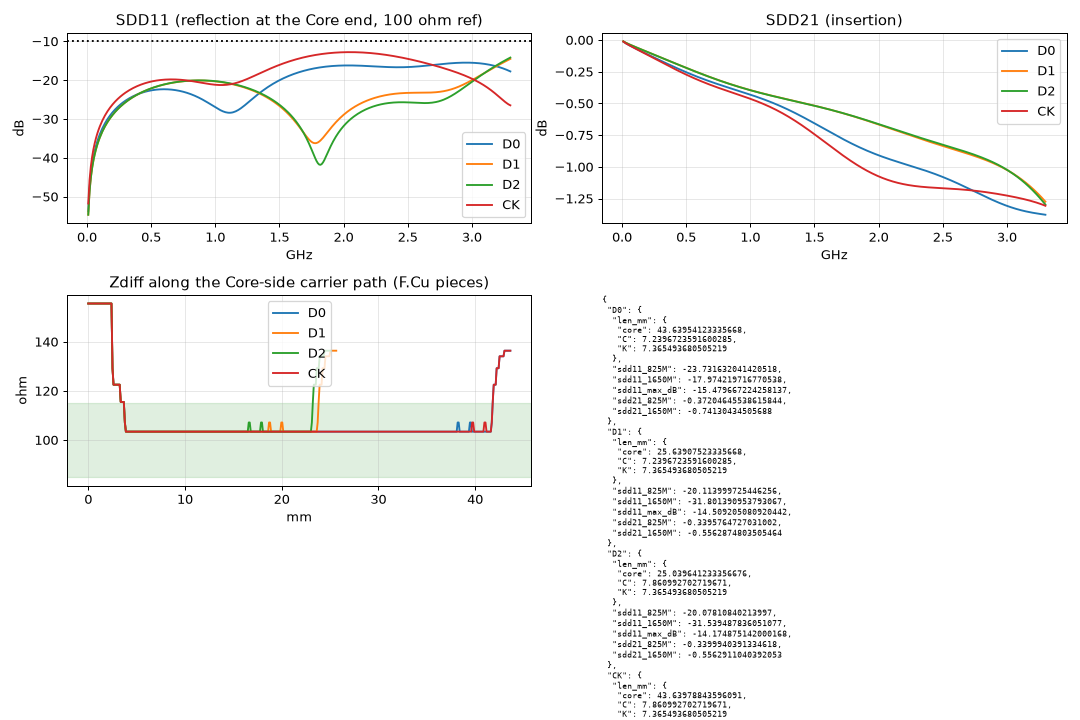

Source code (Python):
"""Differential-mode channel estimate of every TMDS pair from the routed board (system python: numpy, scipy, matplotlib).

  "C:/Program Files/KiCad/10.0/bin/python.exe" -X utf8 kicad/sim/tmds_channel.py --extract
  python -X utf8 kicad/sim/tmds_sparam.py

Chain (signal flow):  Core board (ideal 100 ohm line, 38.4 mm, from the official net-length table)
                      -> carrier Core-side pair -> AC coupling cap (ESL) -> carrier C section -> ESD (shunt C) -> carrier K section
                      -> HDMI connector (100 ohm, 11 mm) -> sink 100 ohm.
Each carrier section is a cascade of 0.1 mm line pieces, each with the local Zdiff from the 2D field solver (see tmds_channel.py).
Layers other than F.Cu are modelled as 100 ohm (not solved). Differential mode only. Results: tmds_sparam.png / tmds_sparam.json.
"""
import json
import math
import os
import sys

import numpy as np

HERE = os.path.dirname(os.path.abspath(__file__))
sys.path.insert(0, HERE)
import tmds_channel as tc  # noqa: E402

C0 = 299792458.0
F = np.linspace(10e6, 3.3e9, 330)
TAND = 0.02                 # FR4 (JLC7628) loss tangent at 1 GHz
EPS_R = 4.4
ESD_C_DIFF = 0.15e-12       # RCLAMP0524P: 0.3 pF per line to GND -> 0.15 pF differential
CAP_ESL = 0.7e-9            # 0603 100 nF series inductance (differential: 2 x 0.7 nH)
VIA_L = 0.35e-9             # per via, series (differential pair of vias: 2 x)
Z_REF = 100.0


def abcd_line(f, z0, length_m, eeff):
    w = 2 * np.pi * f
    beta = w * np.sqrt(eeff) / C0
    alpha_d = np.pi * f * np.sqrt(eeff) * TAND / C0
    rs = np.sqrt(np.pi * f * 4e-7 * np.pi / 5.8e7)
    alpha_c = rs / (2 * 0.2e-3 * z0) * 0.5            # per-conductor skin loss, 0.2 mm wide, diff half-circuit
    g = (alpha_d + alpha_c) + 1j * beta
    ch, sh = np.cosh(g * length_m), np.sinh(g * length_m)
    A = ch; B = z0 * sh; C = sh / z0; D = ch
    return np.stack([np.stack([A, B], -1), np.stack([C, D], -1)], -2)    # (nf, 2, 2)


def abcd_series(f, z):
    n = len(f)
    M = np.tile(np.eye(2, dtype=complex), (n, 1, 1))
    M[:, 0, 1] = z
    return M


def abcd_shunt(f, y):
    n = len(f)
    M = np.tile(np.eye(2, dtype=complex), (n, 1, 1))
    M[:, 1, 0] = y
    return M


def cascade(mats):
    out = mats[0]
    for m in mats[1:]:
        out = out @ m
    return out


def abcd_to_s(M, z0=Z_REF):
    A, B, C, D = M[:, 0, 0], M[:, 0, 1], M[:, 1, 0], M[:, 1, 1]
    den = A + B / z0 + C * z0 + D
    s11 = (A + B / z0 - C * z0 - D) / den
    s21 = 2 / den
    return s11, s21


def order_segments(seglist):
    """Chain the track segments of one net from its minimum-x end (Core side / signal source) to the other end.
    Each segment is oriented along the walk. Segments not reachable from the chain are appended in stored order."""
    segs_ = [list(x) for x in seglist]
    if not segs_:
        return []
    pts = [(x[0], x[1]) for x in segs_] + [(x[2], x[3]) for x in segs_]
    cur = min(pts, key=lambda q: (q[0], q[1]))
    out, used = [], [False] * len(segs_)
    while True:
        best = None
        for i, sg in enumerate(segs_):
            if used[i]:
                continue
            for flip in (False, True):
                a_ = (sg[2], sg[3]) if flip else (sg[0], sg[1])
                d = math.hypot(a_[0] - cur[0], a_[1] - cur[1])
                if d < 0.06 and (best is None or d < best[0]):
                    best = (d, i, flip)
        if best is None:
            break
        _, i, flip = best
        sg = segs_[i]
        used[i] = True
        if flip:
            sg = [sg[2], sg[3], sg[0], sg[1]] + sg[4:]
        out.append(tuple(sg))
        cur = (sg[2], sg[3])
    out += [tuple(sg) for i, sg in enumerate(segs_) if not used[i]]
    return out


def sections(pair_tag, p, n):
    """(Core-side, C, K) lists of (length_m, z, eeff) in signal-flow order."""
    out = {}
    for key, sfx in (("core", ""), ("C", "_C"), ("K", "_K")):
        sp_ = order_segments(tc.segs(None, p + sfx))
        sn_ = order_segments(tc.segs(None, n + sfx))
        if not sp_ or not sn_:
            out[key] = []
            continue
        prof = tc.profile(sp_, sn_)
        out[key] = [(dl * 1e-3, (z if z is not None else 100.0), (ee if ee is not None else 3.0)) for dl, z, ee, gap, ly in prof]
    return out


def build(pair_tag, p, n, with_core=True):
    sec = sections(pair_tag, p, n)
    mats = []
    if with_core:
        mats.append(abcd_line(F, 100.0, 38.4e-3, 3.0))
    lens = {}
    for key in ("core", "C", "K"):
        for (l, z, ee) in sec[key]:
            mats.append(abcd_line(F, z, l, ee))
        lens[key] = sum(s[0] for s in sec[key]) * 1e3
        if key == "core":
            mats.append(abcd_series(F, 2j * np.pi * F * (CAP_ESL * 2)))                 # AC coupling capacitor
            mats.append(abcd_series(F, 2j * np.pi * F * (VIA_L * 2) * 0.0 + 0))         # (vias folded into the line model)
        if key == "C":
            mats.append(abcd_shunt(F, 2j * np.pi * F * ESD_C_DIFF))                     # ESD array
    mats.append(abcd_line(F, 100.0, 11e-3, 2.5))                                        # HDMI connector (assumed 100 ohm)
    return cascade(mats), lens


def main():
    tc.GEOM_DATA.update(json.load(open(tc.GEOM)))
    res = {}
    import matplotlib
    matplotlib.use("Agg")
    import matplotlib.pyplot as plt
    fig, ax = plt.subplots(2, 2, figsize=(12, 8))
    for tag, p, n in tc.PAIRS:
        M, lens = build(tag, p, n)
        s11, s21 = abcd_to_s(M)
        db11, db21 = 20 * np.log10(np.abs(s11)), 20 * np.log10(np.abs(s21))
        i1 = int(np.argmin(abs(F - 0.825e9)))
        i2 = int(np.argmin(abs(F - 1.65e9)))
        # TDR (step response of s11) of the whole channel
        S = np.concatenate([[s11[0]], s11])
        t = np.fft.irfft(np.concatenate([[0], s11]) , n=4 * len(F) + 2)
        res[tag] = dict(len_mm=lens, sdd11_825M=float(db11[i1]), sdd11_1650M=float(db11[i2]), sdd11_max_dB=float(db11.max()),
                        sdd21_825M=float(db21[i1]), sdd21_1650M=float(db21[i2]))
        ax[0][0].plot(F / 1e9, db11, label=tag)
        ax[0][1].plot(F / 1e9, db21, label=tag)
        # spec reference: HDMI source SDD11 is not mandated for TMDS; we use <-10 dB up to 1.65 GHz as a design target
    ax[0][0].axhline(-10, color="k", ls=":"); ax[0][0].set_title("SDD11 (reflection at the Core end, 100 ohm ref)"); ax[0][0].set_ylabel("dB")
    ax[0][1].set_title("SDD21 (insertion)"); ax[0][1].set_ylabel("dB")
    for a in (ax[0][0], ax[0][1]):
        a.set_xlabel("GHz"); a.grid(alpha=.3); a.legend()
    # Zdiff profile along the carrier path (core side) for each pair
    for tag, p, n in tc.PAIRS:
        sec = sections(tag, p, n)
        xs = np.cumsum([0] + [s[0] * 1e3 for s in sec["core"]])
        zs = [sec["core"][0][1]] + [s[1] for s in sec["core"]] if sec["core"] else [100]
        ax[1][0].plot(xs[:len(zs)], zs, label=tag)
    ax[1][0].axhspan(85, 115, color="g", alpha=.12); ax[1][0].set_title("Zdiff along the Core-side carrier path (F.Cu pieces)")
    ax[1][0].set_xlabel("mm"); ax[1][0].set_ylabel("ohm"); ax[1][0].grid(alpha=.3); ax[1][0].legend()
    ax[1][1].axis("off")
    ax[1][1].text(0, 1, json.dumps(res, indent=1)[:1500], va="top", fontsize=6, family="monospace")
    plt.tight_layout()
    plt.savefig(os.path.join(HERE, "tmds_sparam.png"), dpi=90)
    json.dump(res, open(os.path.join(HERE, "tmds_sparam.json"), "w"), indent=1)
    for k, v in res.items():
        print(k, "carrier len core/C/K = %.1f/%.1f/%.1f mm" % (v["len_mm"]["core"], v["len_mm"]["C"], v["len_mm"]["K"]),
              "SDD11 825M %.1f dB, 1.65G %.1f dB (max %.1f) | SDD21 825M %.2f dB, 1.65G %.2f dB" % (
                  v["sdd11_825M"], v["sdd11_1650M"], v["sdd11_max_dB"], v["sdd21_825M"], v["sdd21_1650M"]))


if __name__ == "__main__":
    main()
